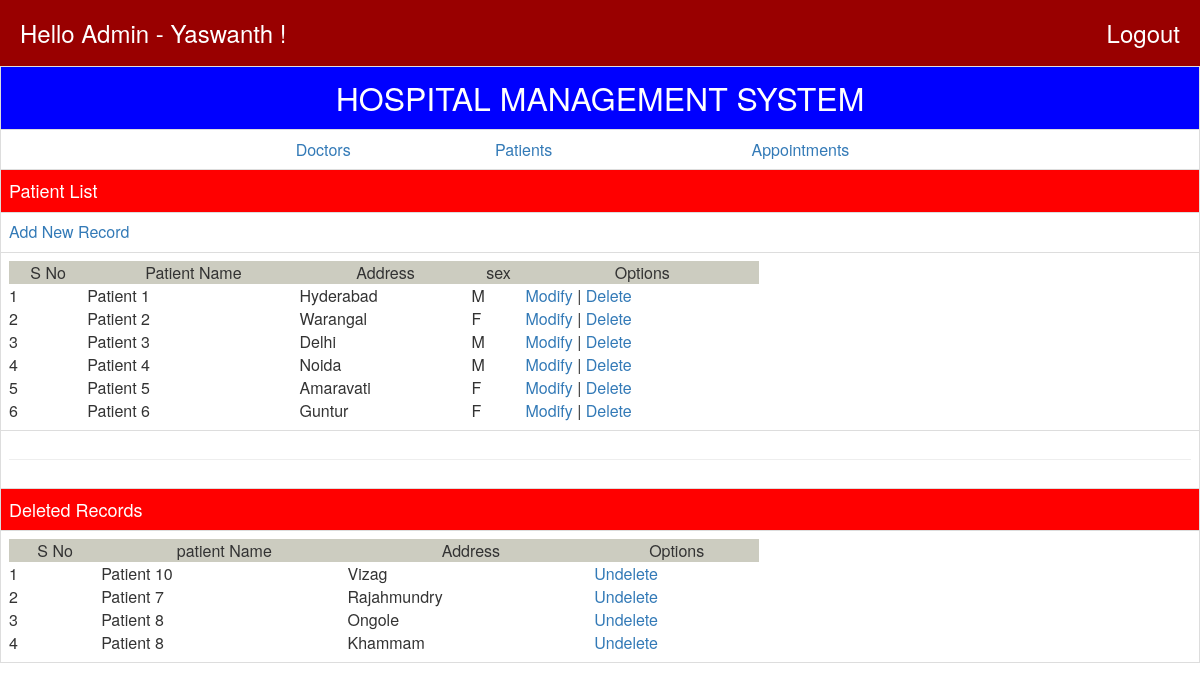
Page /PLIST.php on the committed database.
### tables this page shows
CREATE TABLE `patient` (
  `pno` int(11) NOT NULL,
  `pname` varchar(30) NOT NULL,
  `paddr` varchar(30) NOT NULL,
  `psex` varchar(1) NOT NULL,
  `pshow` varchar(1) NOT NULL DEFAULT 'Y'
);

### PLIST.php (the view, shortened to what this page needs)
<?php
require('connection.php');
?><html>
 <head>
 <link rel="stylesheet" href="css/bootstrap.css"/>
 </head>
 <body>
<table class="table table-bordered">
<tr bgcolor=blue><td align=center><font SIZE=6 color=white>HOSPITAL
MANAGEMENT SYSTEM</font></td></tr>
<tr><td><table align=center width=750 cellspacing=0 cellpadding=5>
<tr><td align=center><a href=dlist.php>Doctors</td><td align=center><a
href=plist.php>Patients</td><td align=center><a
href=alist.php>Appointments</td>
</table></td></tr>
<tr bgcolor=red><td ><font size=4 color=white>Patient
List</font></td></tr>
<tr><td><a href=padd.php>Add New Record</a></td></tr>
<tr><td><table width=750 cellspacing=0 cellpadding=5>
<tr bgcolor=#ccccc><td align=center>S No</td><td align=center>Patient
Name</td><td align=center>Address</td><td align=center>sex</td><td
align=center>Options</td></tr>
<?php
$rs1=mysqli_query($connection, "SELECT * from patient where pshow='Y' order by
pname;");
$sno=1;
while( $row=mysqli_fetch_array($rs1)) {
 echo "<tr><td>$sno</td><td>$row[1]</td><td>$row[2]</td><td>$row[3]</td><td><a
href=pmod.php?rno=".$row[0].">Modify</a> | <a
href=pdel.php?rno=".$row[0].">Delete</a></td></tr>";
 $sno++;
}
?>
</table></td></tr>
<tr><td align=center><hr></td></tr>
<tr bgcolor=red><td><font size=4 color=white>Deleted
Records</font></td></tr>
<tr><td><table width=750 cellspacing=0 cellpadding=5>
<tr bgcolor=#ccccc><td align=center>S No</td><td align=center>patient
Name</td><td align=center>Address</td><td
align=center>Options</td></tr>
<?php
$rs2=mysqli_query($connection, "SELECT * from patient where pshow='N' order by
pname;");
$sno=1;
while( $row=mysqli_fetch_array($rs2)) {
 echo "<tr><td>$sno</td><td>$row[1]</td><td>$row[2]</td><td><a
href=Pundel.php?rno=".$row[0].">Undelete</a></td></tr>";
 $sno++;
}
?>
</table></td></tr>
</table>
</body>
</html>

### rows in the picture
patient: pname "Patient 1", paddr "Hyderabad", psex "M"
patient: pname "Patient 2", paddr "Warangal", psex "F"
patient: pname "Patient 3", paddr "Delhi", psex "M"
patient: pname "Patient 4", paddr "Noida", psex "M"
patient: pname "Patient 5", paddr "Amaravati", psex "F"
patient: pname "Patient 6", paddr "Guntur", psex "F"
patient: pname "Patient 10", paddr "Vizag"
patient: pname "Patient 7", paddr "Rajahmundry"
patient: pname "Patient 8", paddr "Ongole"
patient: pname "Patient 8", paddr "Khammam"
